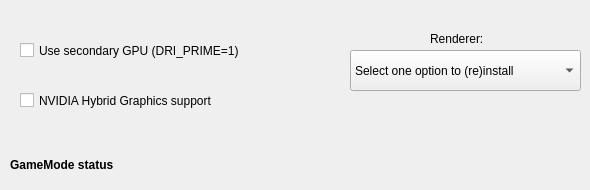
               <widget class="QWidget" name="tab">
                <attribute name="title">
                 <string>Home</string>
                </attribute>
                <widget class="QCheckBox" name="Usedriprime">
                 <property name="enabled">
                  <bool>true</bool>
                 </property>
                 <property name="geometry">
                  <rect>
                   <x>20</x>
                   <y>30</y>
                   <width>321</width>
                   <height>41</height>
                  </rect>
                 </property>
                 <property name="layoutDirection">
                  <enum>Qt::LeftToRight</enum>
                 </property>
                 <property name="autoFillBackground">
                  <bool>false</bool>
                 </property>
                 <property name="text">
                  <string>Use secondary GPU (DRI_PRIME=1)</string>
                 </property>
                 <property name="icon">
                  <iconset theme="video-display">
                   <normaloff>.</normaloff>.</iconset>
                 </property>
                </widget>
                <widget class="QComboBox" name="rendererCombobox">
                 <property name="enabled">
                  <bool>true</bool>
                 </property>
                 <property name="geometry">
                  <rect>
                   <x>350</x>
                   <y>50</y>
                   <width>231</width>
                   <height>41</height>
                  </rect>
                 </property>
                 <property name="toolTip">
                  <string>You dont need to reinstall every time.</string>
                 </property>
                 <item>
                  <property name="text">
                   <string>Select one option to (re)install</string>
                  </property>
                 </item>
                 <item>
                  <property name="text">
                   <string>DXVK 2.2</string>
                  </property>
                 </item>
                 <item>
                  <property name="text">
                   <string>DXVK 2.1</string>
                  </property>
                 </item>
                 <item>
                  <property name="text">
                   <string>DXVK 1.10.3</string>
                  </property>
                 </item>
                </widget>
                <widget class="QLabel" name="labelrenderer">
                 <property name="geometry">
                  <rect>
                   <x>430</x>
                   <y>30</y>
                   <width>61</width>
                   <height>18</height>
                  </rect>
                 </property>
                 <property name="text">
                  <string>Renderer:</string>
                 </property>
                </widget>
                <widget class="QCheckBox" name="Usenvidiahybrid">
                 <property name="enabled">
                  <bool>true</bool>
                 </property>
                 <property name="geometry">
                  <rect>
                   <x>20</x>
                   <y>80</y>
                   <width>321</width>
                   <height>41</height>
                  </rect>
                 </property>
                 <property name="layoutDirection">
                  <enum>Qt::LeftToRight</enum>
                 </property>
                 <property name="autoFillBackground">
                  <bool>false</bool>
                 </property>
                 <property name="text">
                  <string>NVIDIA Hybrid Graphics support</string>
                 </property>
                 <property name="icon">
                  <iconset theme="video-display">
                   <normaloff>.</normaloff>.</iconset>
                 </property>
                </widget>
                <widget class="QLabel" name="gamemodelabel">
                 <property name="geometry">
                  <rect>
                   <x>10</x>
                   <y>150</y>
                   <width>561</width>
                   <height>31</height>
                  </rect>
                 </property>
                 <property name="layoutDirection">
                  <enum>Qt::RightToLeft</enum>
                 </property>
                 <property name="autoFillBackground">
                  <bool>false</bool>
                 </property>
                 <property name="text">
                  <string>&lt;html&gt;&lt;head/&gt;&lt;body&gt;&lt;p&gt;&lt;span style=&quot; font-weight:600;&quot;&gt;GameMode status&lt;/span&gt;&lt;/p&gt;&lt;/body&gt;&lt;/html&gt;</string>
                 </property>
                 <property name="textFormat">
                  <enum>Qt::RichText</enum>
                 </property>
                </widget>
               </widget>
